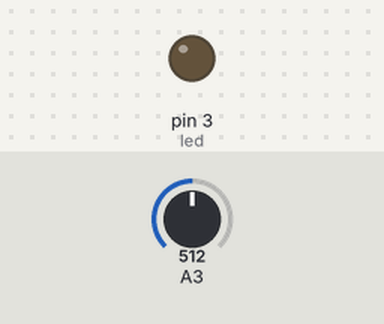
Bench run of a sketch on a simulated Arduino Uno, built with avr-gcc and run on an emulated ATmega328P. On the bench: output pins drawn as LEDs (lit = HIGH). Inputs (shaded band) come from the test bench; at power-on: A3 = 512.

Above: at 1.2 s.
1.3 s: A3 set to 716
At 2.5 s:
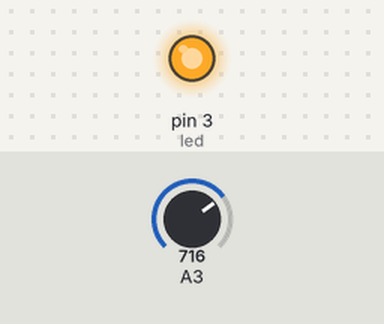
2.8 s: A3 set to 717
At 4.0 s:
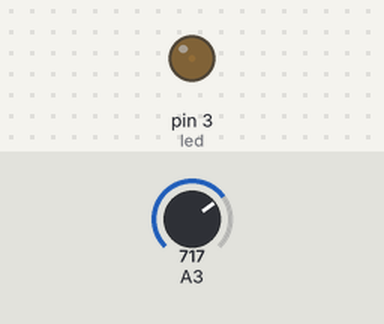
4.3 s: A3 set to 900
At 5.4 s:
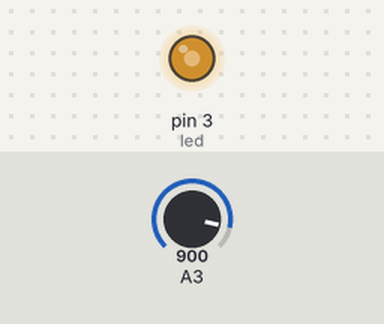
5.8 s: A3 set to 122
At 6.8 s:
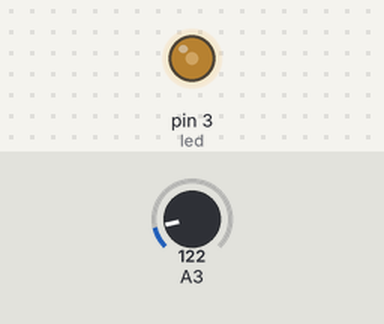
Timing chart, 0 to 8.3 s (numbered marks = the images above; inputs shaded):
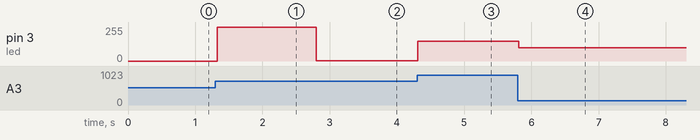

The sketch:

q9.ino
```cpp
int led = 3;           // the PWM pin the LED is attached to
int brightness = 0;    // how bright the LED is
int fadeAmount = 5;    // how many points to fade the LED by

// the setup routine runs once when you press reset:
void setup() {
  // declare pin 9 to be an output:
  pinMode(led, OUTPUT);
}

// the loop routine runs over and over again forever:
void loop() {
  int sensorValue = analogRead(A3);

  // set the brightness of pin 9:
  analogWrite(led, sensorValue*5);

//  // change the brightness for next time through the loop:
//  brightness = brightness + fadeAmount;
//
//  // reverse the direction of the fading at the ends of the fade:
//  if (brightness <= 0 || brightness >= 255) {
//    fadeAmount = -fadeAmount;
//  }
  // wait for 30 milliseconds to see the dimming effect
  delay(30);
}
```

Measured:
- the behaviour switches between 716 and 717 on A3 (found by bisection; images 1 and 2)
- after the input at 1.3 s, pin 3 (led): 0/255 → 252/255 at once
- after the input at 2.8 s, pin 3 (led): 252/255 → 1/255 at once
- after the input at 4.3 s, pin 3 (led): 1/255 → 148/255 at once
- after the input at 5.8 s, pin 3 (led): 148/255 → 98/255 at once
